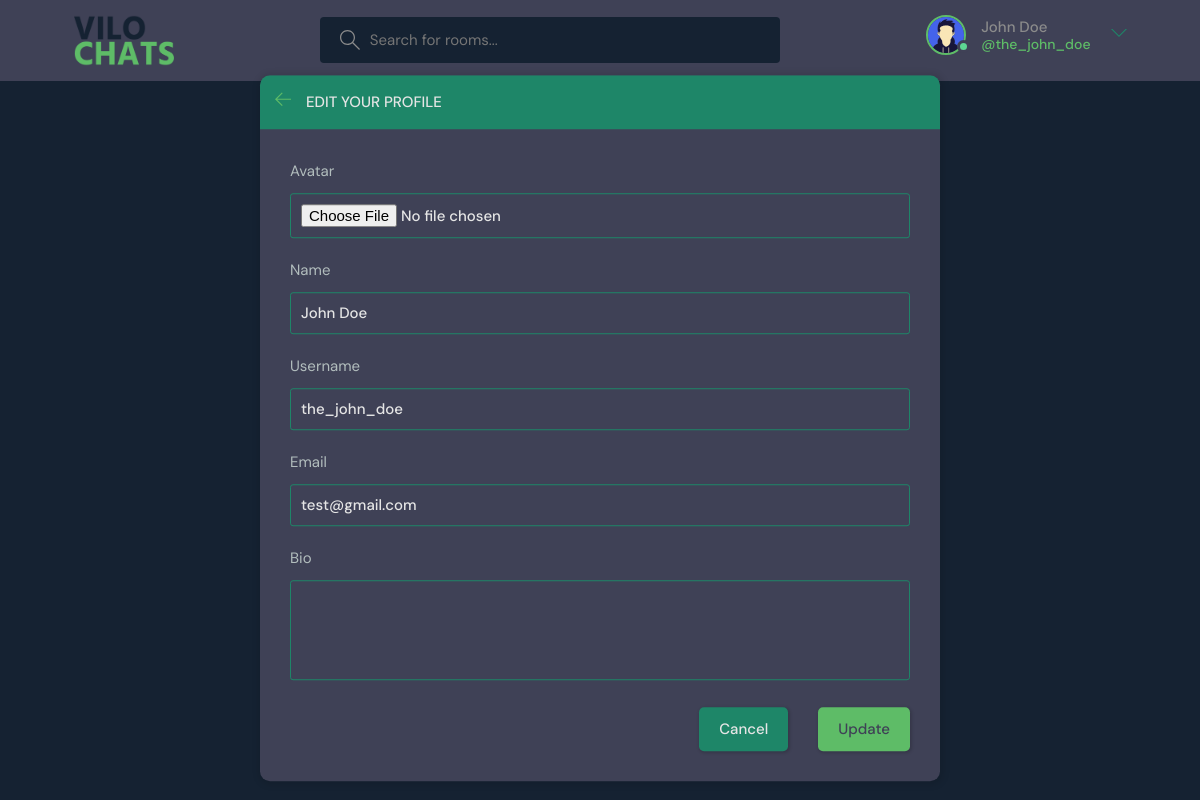
/edit-profile/ (signed in), run on the app's committed database.
### base/models.py (models this page shows)
class User(AbstractUser):
    name = models.CharField(max_length=200, null=True)
    email = models.EmailField(unique=True, max_length=200, null=True)
    bio = models.TextField(null=True, blank=True)
    avatar = models.ImageField(default="avatar.svg", null=True, blank=True)
    USERNAME_FIELD = 'email'
    REQUIRED_FIELDS = []

### base/views.py (the view)
# urls.py: path('edit-profile/', views.editProfile, name="edit-profile"),
@login_required(login_url='login')
def editProfile(request):
    user = request.user
    form = UserForm(instance=user)
    if(request.method == 'POST'):
        form = UserForm(request.POST, request.FILES, instance=user)
        if(form.is_valid()):
            form.save()
            return redirect('user-profile', pk=user.id)
    context = {'form': form }
    return render(request, 'base/profile_edit.html', context)

### base/forms.py
class UserForm(ModelForm):
    avatar = ImageField(widget=FileInput)
    class Meta:
        model = User
        fields = ['avatar','name', 'username', 'email', 'bio']

### base/templates/base/profile_edit.html (shortened to what this page needs)
{% extends 'main.html' %} {% block content %}
<main class="update-account layout">
    <div class="container">
        <div class="layout__box">
            <div class="layout__boxHeader">
                <div class="layout__boxTitle">
                    <a href="{{request.META.HTTP_REFERER}}">
                        <svg version="1.1" xmlns="http://www.w3.org/2000/svg" width="32" height="32"
                            viewBox="0 0 32 32">
                            <path
                                d="M13.723 2.286l-13.723 13.714 13.719 13.714 1.616-1.611-10.96-10.96h27.625v-2.286h-27.625l10.965-10.965-1.616-1.607z">
                            </path>
                        </svg>
                    </a>
                    <h3>Edit your profile</h3>
                </div>
            </div>
            <div class="layout__body">
                <form class="form" action="" method="POST" enctype="multipart/form-data">
                    {% for field in form %}
                    <div class="form__group">
                        <label for="user_bio">{{field.label}}</label>
                        {{field}}
                    </div>
                    {% endfor %}
                    <div class="form__action">
                        <a class="btn btn--dark" href="{% url 'home' %}">Cancel</a>
                        <button class="btn btn--main" type="submit">Update</button>
                    </div>
                </form>
            </div>
        </div>
    </div>
</main>
{% endblock content %}

### templates/navbar.html (shortened to what this page needs)
{% load static %}
<header class="header header--loggedIn">
  <div class="container">
    <a href="{% url 'home' %}" class="header__logo">
      <img src="{% static 'assets/logo.png' %}" />
    </a>
    <form class="header__search" method="GET" action="{% url 'home' %}">
      <label>
        <input name="q" placeholder="Search for rooms..." />
      </label>
    </form>
    <nav class="header__menu">
      {% if request.user.is_authenticated %}
      <div class="header__user">
        <a href="{% url 'user-profile' request.user.id %}">
          <div class="avatar avatar--medium active">
            <img src="{{request.user.avatar.url}}" />
          </div>
          <p>{{request.user.name}} <span>@{{request.user.username}}</span></p>
        </a>
        <button class="dropdown-button">
          <svg
            version="1.1"
            xmlns="http://www.w3.org/2000/svg"
            width="32"
            height="32"
            viewBox="0 0 32 32"
          >
            <path d="M16 21l-13-13h-3l16 16 16-16h-3l-13 13z"></path>
          </svg>
        </button>
      </div>
      {% else %}
      <a href="{% url 'login' %}">
        <img src="{% static './assets/avatar.svg' %}" />
        <p>Login</p>
      </a>
      {% endif %}
    </nav>
  </div>
</header>

### data on the page
User: user.avatar (placeholder picture), user.name "John Doe", user.username "the_john_doe", form "John Doe" "the_john_doe" "test@gmail.com"

### other printed values
{{ field.label }} "Avatar" "Name" "Username" "Email" "Bio"
